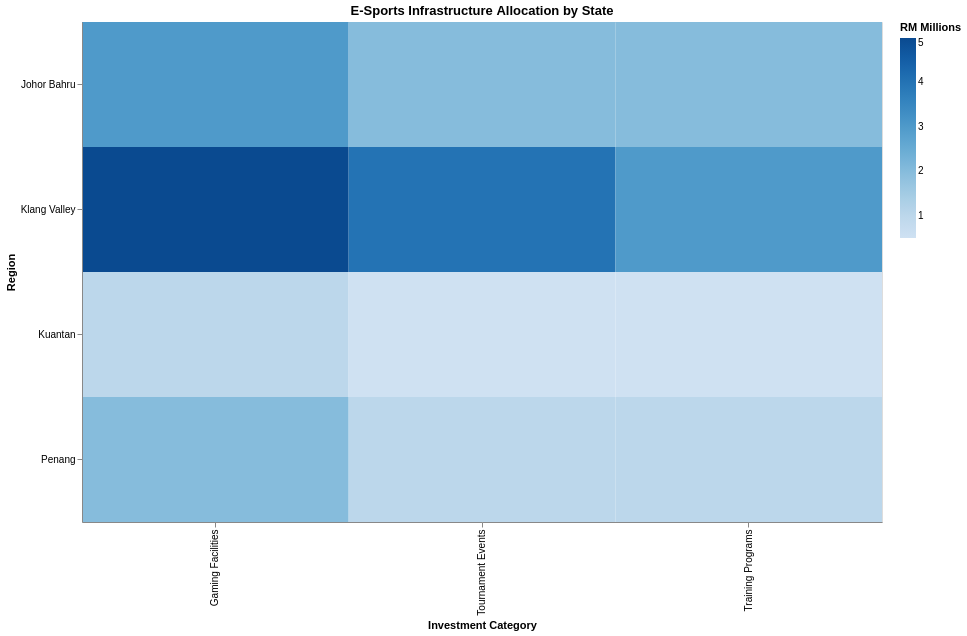

Write the Vega-Lite specification saved for this chart.
### Vega-Lite specification from a JSON file in a GitHub repository (floating-point values rounded to 4 significant figures)
{"$schema": "https://vega.github.io/schema/vega-lite/v5.json", "title": "E-Sports Infrastructure Allocation by State", "width": 800, "height": 500, "data": {"values": [{"region": "Klang Valley", "category": "Gaming Facilities", "investment": 5}, {"region": "Klang Valley", "category": "Tournament Events", "investment": 4}, {"region": "Klang Valley", "category": "Training Programs", "investment": 3}, {"region": "Johor Bahru", "category": "Gaming Facilities", "investment": 3}, {"region": "Johor Bahru", "category": "Tournament Events", "investment": 2}, {"region": "Johor Bahru", "category": "Training Programs", "investment": 2}, {"region": "Penang", "category": "Gaming Facilities", "investment": 2}, {"region": "Penang", "category": "Tournament Events", "investment": 1}, {"region": "Penang", "category": "Training Programs", "investment": 1}, {"region": "Kuantan", "category": "Gaming Facilities", "investment": 1}, {"region": "Kuantan", "category": "Tournament Events", "investment": 0.5}, {"region": "Kuantan", "category": "Training Programs", "investment": 0.5}]}, "mark": "rect", "encoding": {"x": {"field": "category", "type": "nominal", "title": "Investment Category"}, "y": {"field": "region", "type": "nominal", "title": "Region"}, "color": {"field": "investment", "type": "quantitative", "scale": {"scheme": "blues"}, "title": "RM Millions"}, "tooltip": [{"field": "region", "type": "nominal", "title": "Region"}, {"field": "category", "type": "nominal", "title": "Category"}, {"field": "investment", "type": "quantitative", "title": "Investment (RM M)"}]}}
